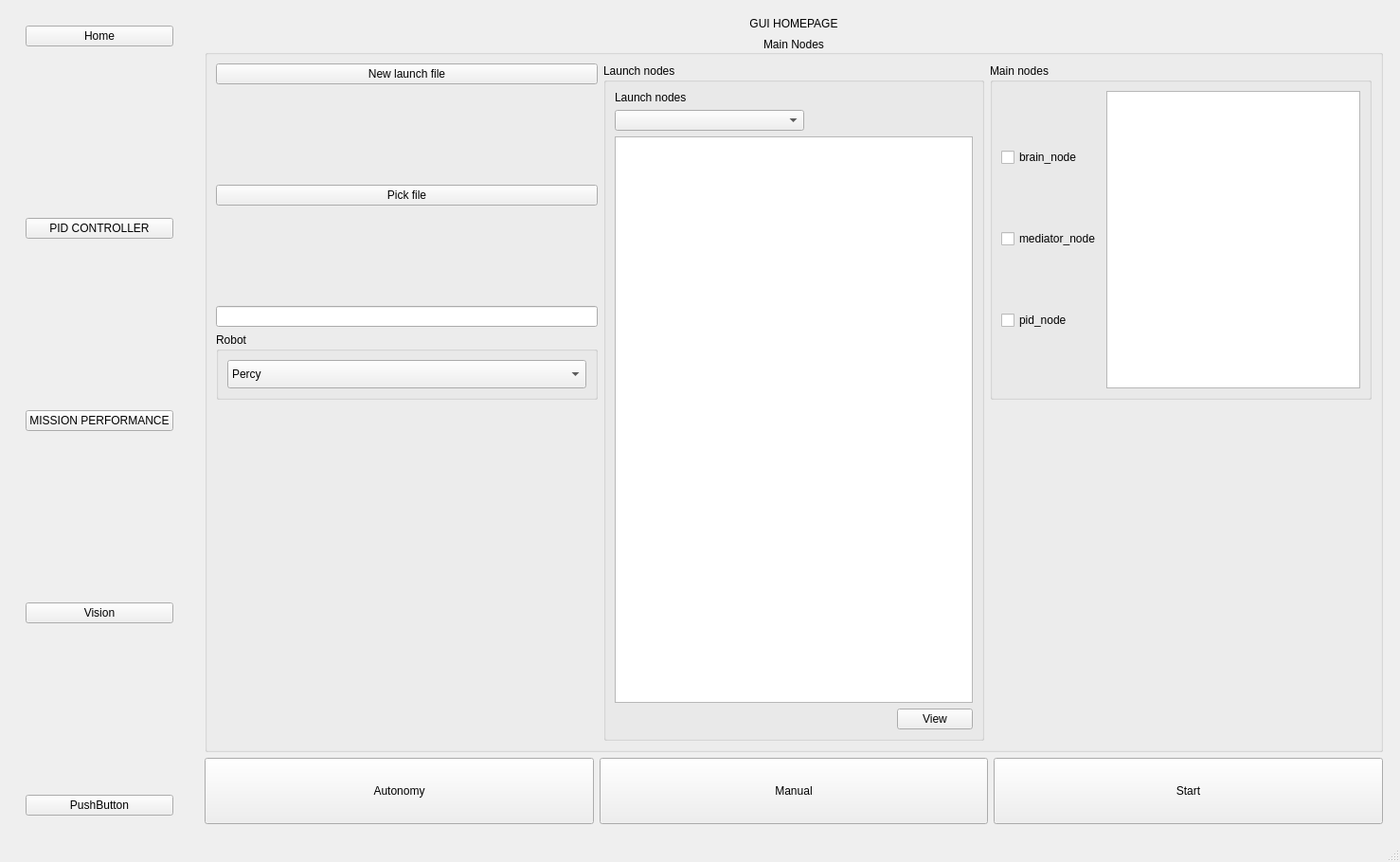
<?xml version="1.0" encoding="UTF-8"?>
<ui version="4.0">
 <class>MainWindow</class>
 <widget class="QMainWindow" name="MainWindow">
  <property name="geometry">
   <rect>
    <x>0</x>
    <y>0</y>
    <width>1478</width>
    <height>910</height>
   </rect>
  </property>
  <property name="windowTitle">
   <string>MainWindow</string>
  </property>
  <property name="styleSheet">
   <string notr="true"/>
  </property>
  <widget class="QWidget" name="centralwidget">
   <property name="styleSheet">
    <string notr="true"/>
   </property>
   <layout class="QGridLayout" name="gridLayout_3">
    <item row="0" column="0">
     <widget class="QWidget" name="widget_2" native="true">
      <property name="styleSheet">
       <string notr="true">border-color: rgb(170, 170, 255);</string>
      </property>
      <layout class="QGridLayout" name="gridLayout">
       <item row="0" column="0">
        <widget class="QWidget" name="widget" native="true">
         <layout class="QVBoxLayout" name="verticalLayout_2">
          <item>
           <widget class="QPushButton" name="homeButton">
            <property name="text">
             <string>Home</string>
            </property>
           </widget>
          </item>
          <item>
           <spacer name="verticalSpacer">
            <property name="orientation">
             <enum>Qt::Vertical</enum>
            </property>
            <property name="sizeHint" stdset="0">
             <size>
              <width>20</width>
              <height>123</height>
             </size>
            </property>
           </spacer>
          </item>
          <item>
           <widget class="QPushButton" name="pid_controller">
            <property name="autoFillBackground">
             <bool>true</bool>
            </property>
            <property name="styleSheet">
             <string notr="true"/>
            </property>
            <property name="text">
             <string>PID CONTROLLER</string>
            </property>
           </widget>
          </item>
          <item>
           <spacer name="verticalSpacer_2">
            <property name="orientation">
             <enum>Qt::Vertical</enum>
            </property>
            <property name="sizeHint" stdset="0">
             <size>
              <width>20</width>
              <height>123</height>
             </size>
            </property>
           </spacer>
          </item>
          <item>
           <widget class="QPushButton" name="mission_planning">
            <property name="autoFillBackground">
             <bool>true</bool>
            </property>
            <property name="styleSheet">
             <string notr="true"/>
            </property>
            <property name="text">
             <string>MISSION PERFORMANCE</string>
            </property>
           </widget>
          </item>
          <item>
           <spacer name="verticalSpacer_3">
            <property name="orientation">
             <enum>Qt::Vertical</enum>
            </property>
            <property name="sizeHint" stdset="0">
             <size>
              <width>20</width>
              <height>123</height>
             </size>
            </property>
           </spacer>
          </item>
          <item>
           <widget class="QPushButton" name="visionButton">
            <property name="text">
             <string>Vision</string>
            </property>
           </widget>
          </item>
          <item>
           <spacer name="verticalSpacer_4">
            <property name="orientation">
             <enum>Qt::Vertical</enum>
            </property>
            <property name="sizeHint" stdset="0">
             <size>
              <width>20</width>
              <height>123</height>
             </size>
            </property>
           </spacer>
          </item>
          <item>
           <widget class="QPushButton" name="pushButton_5">
            <property name="text">
             <string>PushButton</string>
            </property>
           </widget>
          </item>
         </layout>
        </widget>
       </item>
      </layout>
     </widget>
    </item>
    <item row="0" column="1">
     <widget class="QStackedWidget" name="stackedWidget">
      <property name="autoFillBackground">
       <bool>true</bool>
      </property>
      <property name="styleSheet">
       <string notr="true"/>
      </property>
      <property name="currentIndex">
       <number>0</number>
      </property>
      <widget class="QWidget" name="page">
       <layout class="QGridLayout" name="gridLayout_2">
        <item row="2" column="0">
         <layout class="QHBoxLayout" name="horizontalLayout_2">
          <item>
           <widget class="QPushButton" name="pushButton_6">
            <property name="minimumSize">
             <size>
              <width>200</width>
              <height>70</height>
             </size>
            </property>
            <property name="text">
             <string>Autonomy</string>
            </property>
           </widget>
          </item>
          <item>
           <widget class="QPushButton" name="pushButton_7">
            <property name="minimumSize">
             <size>
              <width>200</width>
              <height>70</height>
             </size>
            </property>
            <property name="text">
             <string>Manual</string>
            </property>
           </widget>
          </item>
          <item>
           <widget class="QPushButton" name="start_nodes">
            <property name="minimumSize">
             <size>
              <width>200</width>
              <height>70</height>
             </size>
            </property>
            <property name="text">
             <string>Start</string>
            </property>
           </widget>
          </item>
         </layout>
        </item>
        <item row="0" column="0">
         <widget class="QLabel" name="label">
          <property name="styleSheet">
           <string notr="true">font: 22pt &quot;Sans Serif&quot;;</string>
          </property>
          <property name="text">
           <string>GUI HOMEPAGE</string>
          </property>
          <property name="alignment">
           <set>Qt::AlignCenter</set>
          </property>
         </widget>
        </item>
        <item row="1" column="0">
         <widget class="QGroupBox" name="groupBox">
          <property name="minimumSize">
           <size>
            <width>1000</width>
            <height>400</height>
           </size>
          </property>
          <property name="title">
           <string>Main Nodes</string>
          </property>
          <property name="alignment">
           <set>Qt::AlignCenter</set>
          </property>
          <layout class="QGridLayout" name="gridLayout_8">
           <item row="0" column="0">
            <layout class="QVBoxLayout" name="verticalLayout_4">
             <item>
              <widget class="QPushButton" name="new_launch_file">
               <property name="maximumSize">
                <size>
                 <width>16777215</width>
                 <height>16777215</height>
                </size>
               </property>
               <property name="text">
                <string>New launch file</string>
               </property>
              </widget>
             </item>
             <item>
              <spacer name="verticalSpacer_5">
               <property name="orientation">
                <enum>Qt::Vertical</enum>
               </property>
               <property name="sizeHint" stdset="0">
                <size>
                 <width>20</width>
                 <height>40</height>
                </size>
               </property>
              </spacer>
             </item>
             <item>
              <widget class="QPushButton" name="select_file">
               <property name="maximumSize">
                <size>
                 <width>16777215</width>
                 <height>16777215</height>
                </size>
               </property>
               <property name="text">
                <string>Pick file</string>
               </property>
              </widget>
             </item>
             <item>
              <spacer name="verticalSpacer_6">
               <property name="orientation">
                <enum>Qt::Vertical</enum>
               </property>
               <property name="sizeHint" stdset="0">
                <size>
                 <width>20</width>
                 <height>40</height>
                </size>
               </property>
              </spacer>
             </item>
             <item>
              <widget class="QLineEdit" name="fileSelected">
               <property name="maximumSize">
                <size>
                 <width>16777215</width>
                 <height>16777215</height>
                </size>
               </property>
              </widget>
             </item>
             <item>
              <widget class="QGroupBox" name="groupBox_2">
               <property name="title">
                <string>Robot</string>
               </property>
               <layout class="QGridLayout" name="gridLayout_5">
                <item row="1" column="0">
                 <widget class="QComboBox" name="robot_name">
                  <property name="minimumSize">
                   <size>
                    <width>0</width>
                    <height>30</height>
                   </size>
                  </property>
                  <item>
                   <property name="text">
                    <string>Percy</string>
                   </property>
                  </item>
                  <item>
                   <property name="text">
                    <string>Scion</string>
                   </property>
                  </item>
                  <item>
                   <property name="text">
                    <string>Junebug</string>
                   </property>
                  </item>
                 </widget>
                </item>
               </layout>
              </widget>
             </item>
            </layout>
           </item>
           <item row="0" column="1" rowspan="2">
            <widget class="QGroupBox" name="groupBox_4">
             <property name="title">
              <string>Launch nodes</string>
             </property>
             <layout class="QGridLayout" name="gridLayout_4">
              <item row="1" column="0">
               <widget class="QTextEdit" name="enabled_launch_nodes">
                <property name="maximumSize">
                 <size>
                  <width>500</width>
                  <height>5000</height>
                 </size>
                </property>
               </widget>
              </item>
              <item row="0" column="0">
               <layout class="QVBoxLayout" name="verticalLayout">
                <item>
                 <widget class="QLabel" name="label_2">
                  <property name="text">
                   <string>Launch nodes</string>
                  </property>
                 </widget>
                </item>
                <item>
                 <widget class="QComboBox" name="launch_nodes">
                  <property name="maximumSize">
                   <size>
                    <width>200</width>
                    <height>16777215</height>
                   </size>
                  </property>
                 </widget>
                </item>
               </layout>
              </item>
              <item row="2" column="0">
               <layout class="QHBoxLayout" name="horizontalLayout">
                <item>
                 <spacer name="horizontalSpacer">
                  <property name="orientation">
                   <enum>Qt::Horizontal</enum>
                  </property>
                  <property name="sizeHint" stdset="0">
                   <size>
                    <width>40</width>
                    <height>20</height>
                   </size>
                  </property>
                 </spacer>
                </item>
                <item>
                 <widget class="QPushButton" name="launchNodesView">
                  <property name="text">
                   <string>View</string>
                  </property>
                 </widget>
                </item>
               </layout>
              </item>
             </layout>
            </widget>
           </item>
           <item row="0" column="2">
            <widget class="QGroupBox" name="groupBox_3">
             <property name="title">
              <string>Main nodes </string>
             </property>
             <layout class="QGridLayout" name="gridLayout_7">
              <item row="0" column="0">
               <layout class="QGridLayout" name="gridLayout_6">
                <item row="0" column="0">
                 <widget class="QCheckBox" name="brain">
                  <property name="text">
                   <string>brain_node</string>
                  </property>
                  <property name="iconSize">
                   <size>
                    <width>34</width>
                    <height>34</height>
                   </size>
                  </property>
                 </widget>
                </item>
                <item row="1" column="0">
                 <widget class="QCheckBox" name="mediator">
                  <property name="text">
                   <string>mediator_node</string>
                  </property>
                 </widget>
                </item>
                <item row="2" column="0">
                 <widget class="QCheckBox" name="pid">
                  <property name="text">
                   <string>pid_node</string>
                  </property>
                 </widget>
                </item>
               </layout>
              </item>
              <item row="0" column="1">
               <widget class="QTextEdit" name="nodes_to_enable">
                <property name="styleSheet">
                 <string notr="true"/>
                </property>
                <property name="html">
                 <string>&lt;!DOCTYPE HTML PUBLIC &quot;-//W3C//DTD HTML 4.0//EN&quot; &quot;http://www.w3.org/TR/REC-html40/strict.dtd&quot;&gt;
&lt;html&gt;&lt;head&gt;&lt;meta name=&quot;qrichtext&quot; content=&quot;1&quot; /&gt;&lt;style type=&quot;text/css&quot;&gt;
p, li { white-space: pre-wrap; }
&lt;/style&gt;&lt;/head&gt;&lt;body style=&quot; font-family:'Sans Serif'; font-size:9pt; font-weight:400; font-style:normal;&quot;&gt;
&lt;p style=&quot;-qt-paragraph-type:empty; margin-top:0px; margin-bottom:0px; margin-left:0px; margin-right:0px; -qt-block-indent:0; text-indent:0px;&quot;&gt;&lt;br /&gt;&lt;/p&gt;&lt;/body&gt;&lt;/html&gt;</string>
                </property>
               </widget>
              </item>
             </layout>
            </widget>
           </item>
           <item row="1" column="0">
            <spacer name="verticalSpacer_8">
             <property name="orientation">
              <enum>Qt::Vertical</enum>
             </property>
             <property name="sizeHint" stdset="0">
              <size>
               <width>20</width>
               <height>297</height>
              </size>
             </property>
            </spacer>
           </item>
          </layout>
         </widget>
        </item>
       </layout>
      </widget>
      <widget class="QWidget" name="page_2"/>
     </widget>
    </item>
   </layout>
  </widget>
  <widget class="QStatusBar" name="statusbar"/>
 </widget>
 <resources/>
 <connections/>
</ui>
